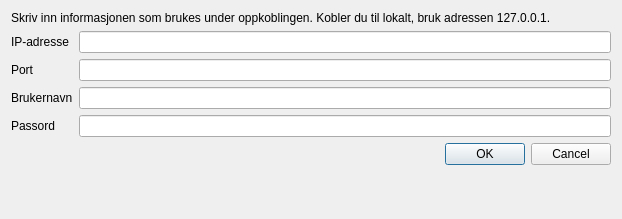
<?xml version="1.0" encoding="UTF-8"?>
<ui version="4.0">
 <class>connectPsql</class>
 <widget class="QDialog" name="connectPsql">
  <property name="geometry">
   <rect>
    <x>0</x>
    <y>0</y>
    <width>622</width>
    <height>219</height>
   </rect>
  </property>
  <property name="minimumSize">
   <size>
    <width>528</width>
    <height>178</height>
   </size>
  </property>
  <property name="windowTitle">
   <string>Logg inn til PostgreSQL</string>
  </property>
  <property name="windowIcon">
   <iconset>
    <normaloff>jobber.png</normaloff>jobber.png</iconset>
  </property>
  <layout class="QFormLayout" name="formLayout">
   <item row="0" column="0" colspan="2">
    <widget class="QLabel" name="label_4">
     <property name="text">
      <string>Skriv inn informasjonen som brukes under oppkoblingen. Kobler du til lokalt, bruk adressen 127.0.0.1.</string>
     </property>
     <property name="scaledContents">
      <bool>false</bool>
     </property>
     <property name="wordWrap">
      <bool>true</bool>
     </property>
    </widget>
   </item>
   <item row="1" column="0">
    <widget class="QLabel" name="label">
     <property name="text">
      <string>IP-adresse</string>
     </property>
    </widget>
   </item>
   <item row="1" column="1">
    <widget class="QLineEdit" name="lineEdit_Host"/>
   </item>
   <item row="3" column="0">
    <widget class="QLabel" name="label_5">
     <property name="text">
      <string>Port</string>
     </property>
    </widget>
   </item>
   <item row="3" column="1">
    <widget class="QLineEdit" name="lineEdit_Port">
     <property name="toolTip">
      <string>Hvilken port som skal brukes. Vanlige porter er 5432 og 5433.</string>
     </property>
    </widget>
   </item>
   <item row="4" column="0">
    <widget class="QLabel" name="label_2">
     <property name="text">
      <string>Brukernavn</string>
     </property>
    </widget>
   </item>
   <item row="4" column="1">
    <widget class="QLineEdit" name="lineEdit_User"/>
   </item>
   <item row="5" column="0">
    <widget class="QLabel" name="label_3">
     <property name="text">
      <string>Passord</string>
     </property>
    </widget>
   </item>
   <item row="5" column="1">
    <widget class="QLineEdit" name="lineEdit_Password">
     <property name="echoMode">
      <enum>QLineEdit::Password</enum>
     </property>
    </widget>
   </item>
   <item row="6" column="0" colspan="2">
    <widget class="QDialogButtonBox" name="buttonBox">
     <property name="orientation">
      <enum>Qt::Horizontal</enum>
     </property>
     <property name="standardButtons">
      <set>QDialogButtonBox::Cancel|QDialogButtonBox::Ok</set>
     </property>
    </widget>
   </item>
  </layout>
 </widget>
 <tabstops>
  <tabstop>lineEdit_Host</tabstop>
  <tabstop>lineEdit_Port</tabstop>
  <tabstop>lineEdit_User</tabstop>
  <tabstop>lineEdit_Password</tabstop>
 </tabstops>
 <resources/>
 <connections>
  <connection>
   <sender>buttonBox</sender>
   <signal>accepted()</signal>
   <receiver>connectPsql</receiver>
   <slot>accept()</slot>
   <hints>
    <hint type="sourcelabel">
     <x>248</x>
     <y>254</y>
    </hint>
    <hint type="destinationlabel">
     <x>157</x>
     <y>274</y>
    </hint>
   </hints>
  </connection>
  <connection>
   <sender>buttonBox</sender>
   <signal>rejected()</signal>
   <receiver>connectPsql</receiver>
   <slot>reject()</slot>
   <hints>
    <hint type="sourcelabel">
     <x>316</x>
     <y>260</y>
    </hint>
    <hint type="destinationlabel">
     <x>286</x>
     <y>274</y>
    </hint>
   </hints>
  </connection>
 </connections>
</ui>
